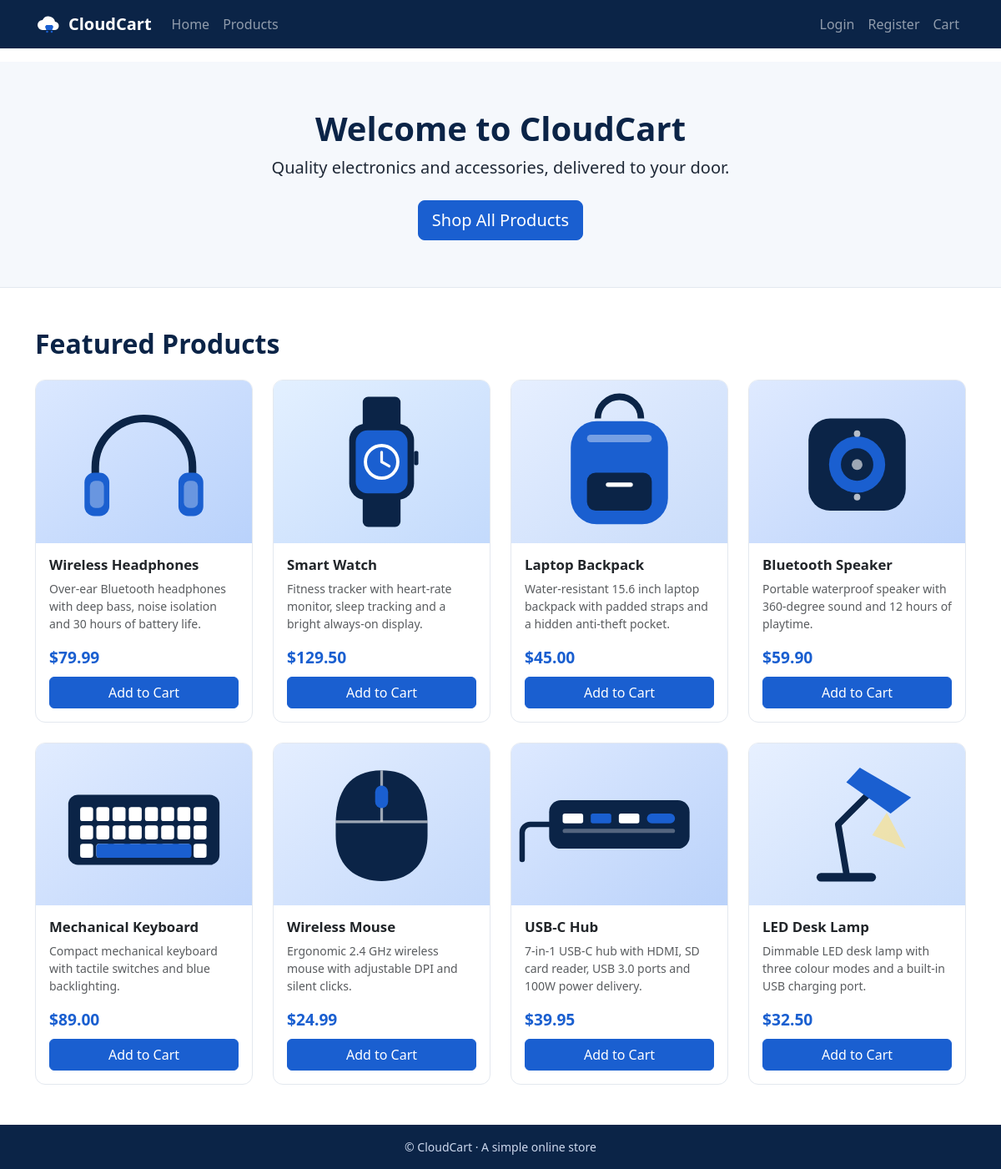
The page / on the database its author committed.
### tables this page shows
CREATE TABLE products (
    id          INT AUTO_INCREMENT PRIMARY KEY,
    name        VARCHAR(150)   NOT NULL,
    description TEXT,
    price       DECIMAL(10,2)  NOT NULL,
    image_url   VARCHAR(255)   NOT NULL DEFAULT 'images/placeholder.svg',
    stock       INT            NOT NULL DEFAULT 0,
    created_at  TIMESTAMP      NOT NULL DEFAULT CURRENT_TIMESTAMP
);

### src/functions.php (called while the page is built, shortened)
<?php
require_once __DIR__ . '/db.php';
function e($value): string
{
    return htmlspecialchars((string) $value, ENT_QUOTES | ENT_SUBSTITUTE, 'UTF-8');
}
function money($value): string
{
    return '$' . number_format((float) $value, 2);
}
function image_src(?string $path): string
{
    return e(ltrim($path, '/'));
}
function session_ready(): bool
{
    return session_status() === PHP_SESSION_ACTIVE;
}
function is_logged_in(): bool
{
    return session_ready() && !empty($_SESSION['user_id']);
}

### src/db.php (called while the page is built, shortened)
<?php
function db(): PDO
{
    static $pdo = null;
    if ($pdo === null) {
        $dsn = env('DB_DSN');
        if (!$dsn) {
            $dsn = sprintf(
                'mysql:host=%s;port=%s;dbname=%s;charset=utf8mb4',
                env('DB_HOST', 'localhost'),
                env('DB_PORT', '3306'),
                env('DB_NAME', 'cloudcart')
            );
        }
        $pdo = new PDO($dsn, env('DB_USER', 'root'), env('DB_PASSWORD', ''), [
            PDO::ATTR_ERRMODE            => PDO::ERRMODE_EXCEPTION,
            PDO::ATTR_DEFAULT_FETCH_MODE => PDO::FETCH_ASSOC,
            PDO::ATTR_EMULATE_PREPARES   => false,
            PDO::ATTR_TIMEOUT            => 10,
        ]);
    }
    return $pdo;
}
function db_all(string $sql, array $params = []): array
{
    $stmt = db()->prepare($sql);
    $stmt->execute($params);
    return $stmt->fetchAll();
}

### src/product_card.php (the view, shortened to what this page needs)
<div class="col-6 col-md-4 col-lg-3">
    <div class="card h-100 product-card">
        <img src="<?= image_src($product['image_url']) ?>" class="card-img-top product-img"
             alt="<?= e($product['name']) ?>">
        <div class="card-body d-flex flex-column">
            <h5 class="card-title product-name"><?= e($product['name']) ?></h5>
            <p class="card-text text-muted small product-desc"><?= e($product['description']) ?></p>
            <div class="mt-auto">
                <p class="price mb-2"><?= e(money($product['price'])) ?></p>
                <?php if ((int) $product['stock'] > 0): ?>
                <form method="post" action="cart_action.php">
                    <button type="submit" class="btn btn-primary w-100">Add to Cart</button>
                </form>
                <?php else: ?>
                <button type="button" class="btn btn-secondary w-100" disabled>Out of Stock</button>
                <?php endif; ?>
            </div>
        </div>
    </div>
</div>

### src/header.php (shortened to what this page needs)
<!DOCTYPE html>
<html lang="en">
<head>
    <link href="https://cdn.jsdelivr.net/npm/bootstrap@5.3.3/dist/css/bootstrap.min.css" rel="stylesheet">
    <link href="css/style.css" rel="stylesheet">
</head>
<body class="d-flex flex-column min-vh-100">
    <nav class="navbar navbar-expand-lg navbar-dark cc-navbar">
        <div class="container">
            <a class="navbar-brand d-flex align-items-center gap-2" href="index.php">
                <img src="images/logo.svg" alt="" width="32" height="32">
                <span class="fw-bold">CloudCart</span>
            </a>
            <div class="collapse navbar-collapse" id="mainNav">
                <ul class="navbar-nav me-auto">
                    <li class="nav-item"><a class="nav-link" href="index.php">Home</a></li>
                    <li class="nav-item"><a class="nav-link" href="products.php">Products</a></li>
                </ul>
                <ul class="navbar-nav ms-auto align-items-lg-center">
                    <?php if (is_logged_in()): ?>
                    <li class="nav-item"><span class="navbar-text me-lg-3">Hi, <?= e($_SESSION['user_name'] ?? '') ?></span></li>
                    <?php else: ?>
                    <li class="nav-item"><a class="nav-link" href="login.php">Login</a></li>
                    <li class="nav-item"><a class="nav-link" href="register.php">Register</a></li>
                    <?php endif; ?>
                    <li class="nav-item">
                        <a class="nav-link" href="cart.php">
                            Cart
                        </a>
                    </li>
                </ul>
            </div>
        </div>
    </nav>
    <main class="flex-grow-1">
        <div class="container pt-3">
        </div>

### public/index.php (shortened to what this page needs)
<?php
$products = db_all('SELECT * FROM products ORDER BY id LIMIT 8');
require __DIR__ . '/../src/header.php';
?>
<section class="hero text-center">
    <div class="container">
        <h1 class="fw-bold">Welcome to CloudCart</h1>
        <p class="lead mb-4">Quality electronics and accessories, delivered to your door.</p>
        <a href="products.php" class="btn btn-light btn-lg">Shop All Products</a>
    </div>
</section>
<section class="container mt-5">
    <h2 class="section-title mb-4">Featured Products</h2>
    <?php if ($products): ?>
    <div class="row g-4">
        <?php foreach ($products as $product): ?>
            <?php include __DIR__ . '/../src/product_card.php'; ?>
        <?php endforeach; ?>
    </div>
    <?php else: ?>
    <p class="text-muted">No products are available yet. Please check back soon.</p>
    <?php endif; ?>
</section>
<?php require __DIR__ . '/../src/footer.php'; ?>

### src/footer.php (shortened to what this page needs)
    </main>
    <footer class="cc-footer py-3 mt-5">
        <div class="container text-center small">
            &copy; CloudCart &middot; A simple online store
        </div>
    </footer>
</body>
</html>

### public/css/style.css (style rules this page uses)
:root { --cc-navy: #0b2447; --cc-blue: #1a5fd0; --cc-blue-dark: #134aa5; --cc-border: #e3e8ef; --cc-text: #1f2937; --cc-muted-bg: #f5f8fc; }
body { background-color: #ffffff; color: var(--cc-text); }
a { color: var(--cc-blue); }
.cc-navbar { background-color: var(--cc-navy); }
.cc-navbar .nav-link { padding-left: 0.9rem; padding-right: 0.9rem; }
.btn-primary { --bs-btn-bg: var(--cc-blue); --bs-btn-border-color: var(--cc-blue); --bs-btn-hover-bg: var(--cc-blue-dark); --bs-btn-hover-border-color: var(--cc-blue-dark); --bs-btn-active-bg: var(--cc-blue-dark); --bs-btn-active-border-color: var(--cc-blue-dark); --bs-btn-disabled-bg: var(--cc-blue); --bs-btn-disabled-border-color: var(--cc-blue); }
.hero { background-color: var(--cc-muted-bg); border-bottom: 1px solid var(--cc-border); padding: 3.5rem 0; }
.hero h1 { color: var(--cc-navy); }
.hero .btn-light { background-color: var(--cc-blue); border-color: var(--cc-blue); color: #ffffff; }
.section-title { color: var(--cc-navy); font-weight: 700; }
.product-card { border: 1px solid var(--cc-border); border-radius: 0.75rem; overflow: hidden; }
.product-img { aspect-ratio: 4 / 3; object-fit: cover; background-color: var(--cc-muted-bg); }
.product-name { font-size: 1.05rem; font-weight: 600; }
.product-desc { display: -webkit-box; -webkit-line-clamp: 3; -webkit-box-orient: vertical; overflow: hidden; }
.price { color: var(--cc-blue); font-weight: 700; font-size: 1.2rem; }
.cc-footer { background-color: var(--cc-navy); color: #cdd9ee; }

### rows shown on the page
products: image_url (picture), name "Wireless Headphones", description "Over-ear Bluetooth headphones with deep bass, noise isolation and 30 hours of battery life.", price "$79.99"
products: image_url (picture), name "Smart Watch", description "Fitness tracker with heart-rate monitor, sleep tracking and a bright always-on display.", price "$129.50"
products: image_url (picture), name "Laptop Backpack", description "Water-resistant 15.6 inch laptop backpack with padded straps and a hidden anti-theft pocket.", price "$45.00"
products: image_url (picture), name "Bluetooth Speaker", description "Portable waterproof speaker with 360-degree sound and 12 hours of playtime.", price "$59.90"
products: image_url (picture), name "Mechanical Keyboard", description "Compact mechanical keyboard with tactile switches and blue backlighting.", price "$89.00"
products: image_url (picture), name "Wireless Mouse", description "Ergonomic 2.4 GHz wireless mouse with adjustable DPI and silent clicks.", price "$24.99"
products: image_url (picture), name "USB-C Hub", description "7-in-1 USB-C hub with HDMI, SD card reader, USB 3.0 ports and 100W power delivery.", price "$39.95"
products: image_url (picture), name "LED Desk Lamp", description "Dimmable LED desk lamp with three colour modes and a built-in USB charging port.", price "$32.50"
